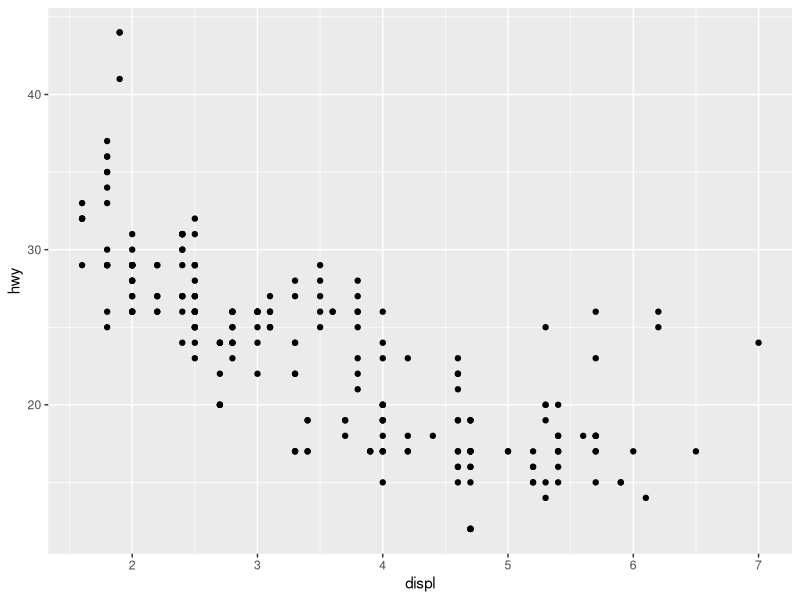
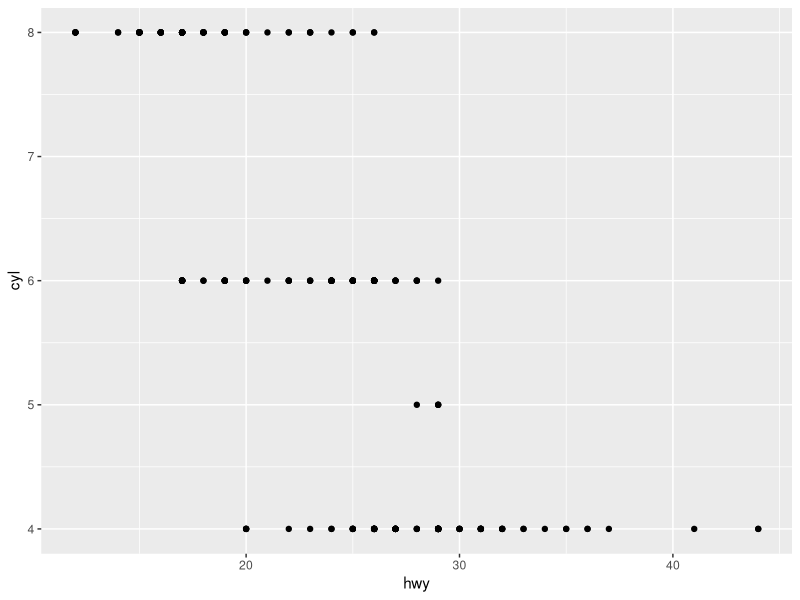
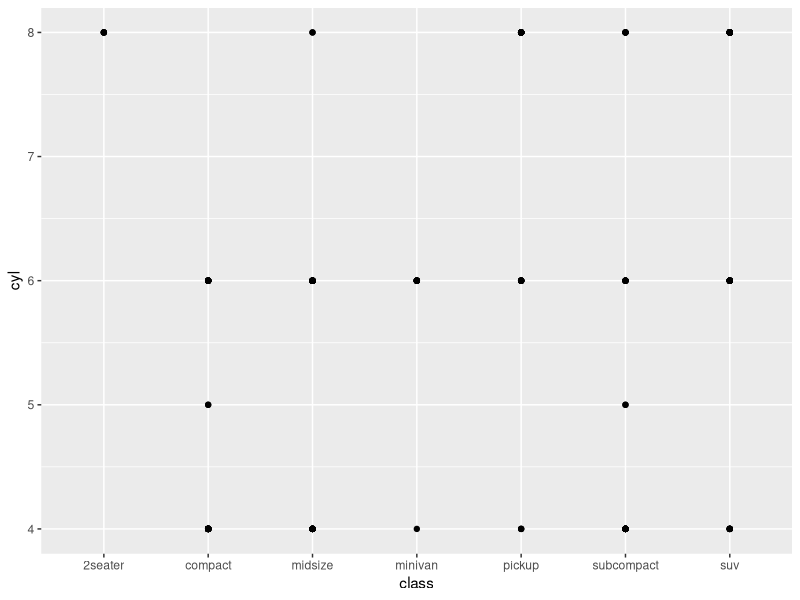
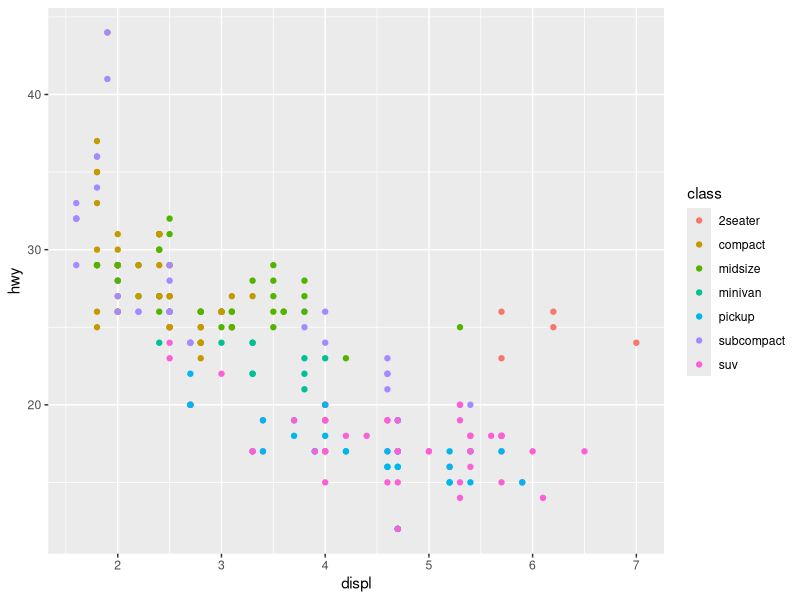
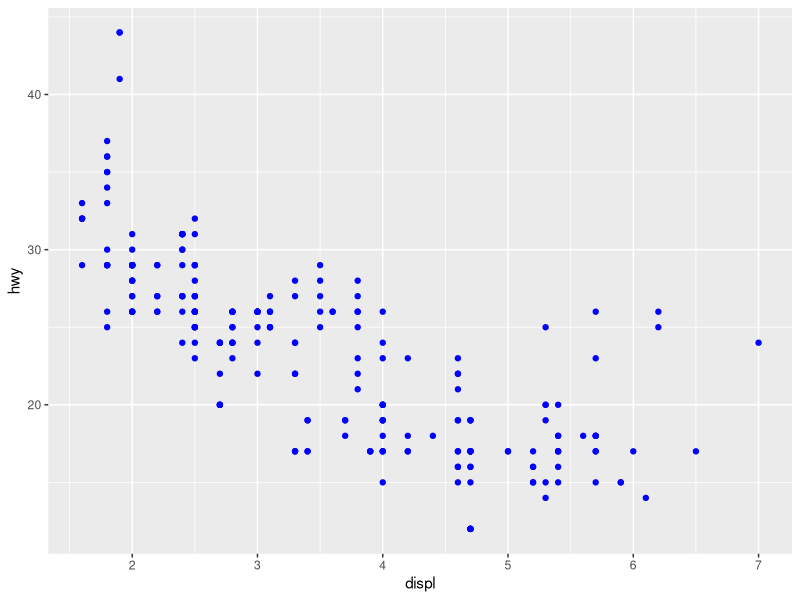
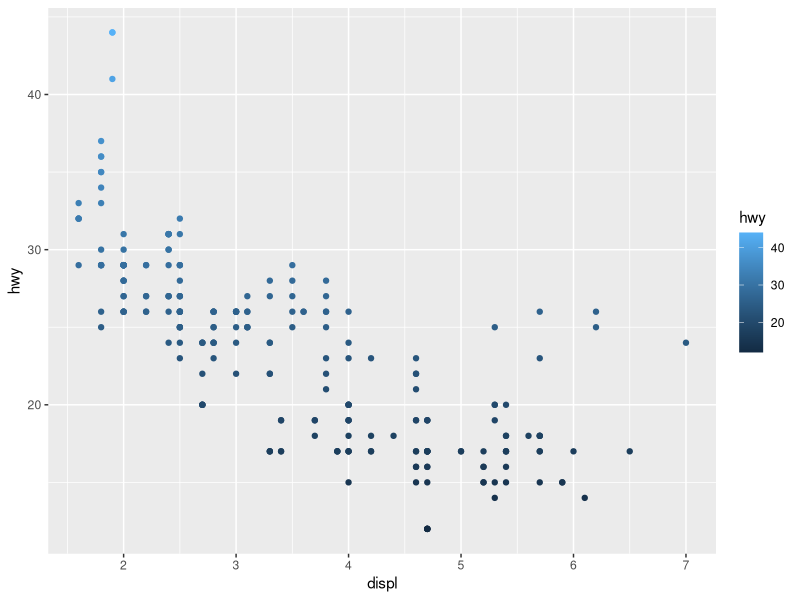
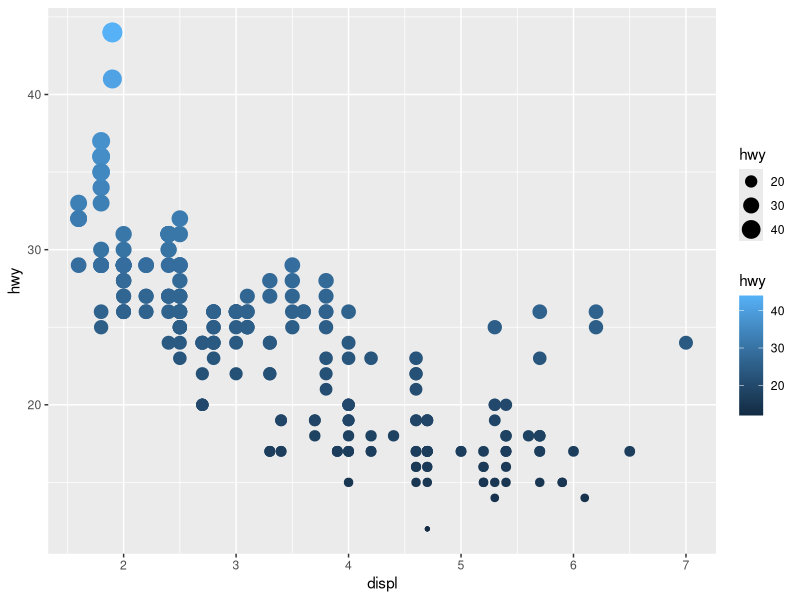
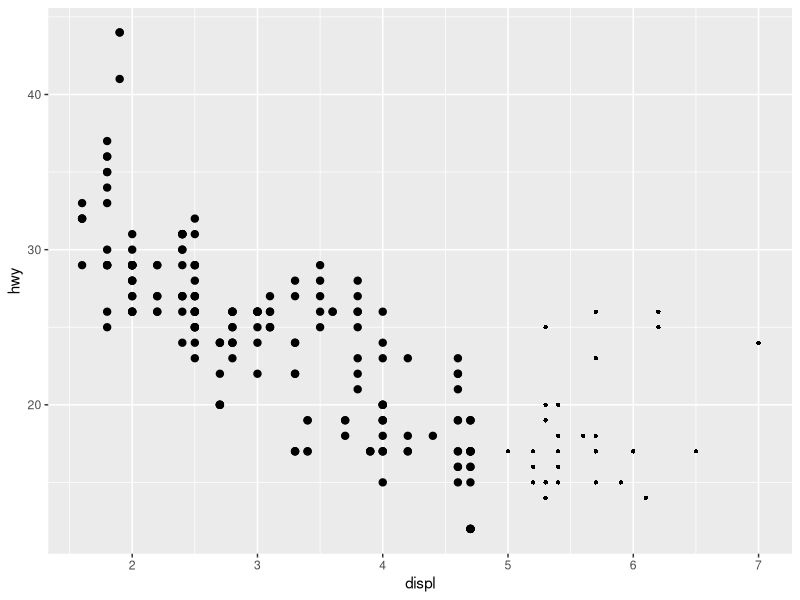

The R source for these figures, in order:
## ---- chunk 1
#install.packages("tidyverse")
library(tidyverse)
library(ggplot2)
## ---- chunk 2
mpg <- ggplot2::mpg # Assim posso carregar itens de uma lib sem carregar toda ela.
## ---- chunk 3
# displ -> tamanho do motor
# hwy -> consumo em rodovias

ggplot(data = mpg)+
  geom_point(mapping = aes(x = displ, y = hwy))
## ---- chunk 4
summary(mpg)
?mpg
## ---- chunk 5
ggplot(data = mpg)+
  geom_point(aes(x = hwy, y = cyl))
## ---- chunk 6
ggplot(data = mpg)+
  geom_point(aes(x = class, y = cyl))

# Não posso fazer um scatterplot pq tenho uma variável de categoria

ggplot(data = mpg)+
  geom_point(aes(x = displ, y = hwy, color = class))
## ---- chunk 7
ggplot(data = mpg)+
  geom_point(aes(x = displ, y = hwy), color = "blue")
## ---- chunk 8
ggplot(data = mpg)+
  geom_point(aes(x = displ, y = hwy, color = hwy))

ggplot(data = mpg)+
  geom_point(aes(x = displ, y = hwy, size = hwy, color = hwy))
## ---- chunk 9
?geom_point

ggplot(data = mpg)+
  geom_point(aes(x = displ, y = hwy, stroke = displ < 5))
## ---- chunk 10
ggplot(data = mpg)+
  geom_point(aes(x = displ, y = hwy))+
  facet_wrap(~ class, nrow = 2)

# Não faça isso aqui em baixo
ggplot(data = mpg)+
  geom_point(aes(x = displ, y = hwy))+
  facet_wrap(~ cty, nrow = 2)


# Itens em branco indicam que não tenho um relacionamento, no caso como exemplo não tenho relacionamento entre tração frontal e minivan
ggplot(data = mpg)+
  geom_point(aes(x = displ, y = hwy))+
  facet_grid(drv ~ class)

# Prova 
mpg[mpg$drv == 'r' & mpg$class == 'minivan', ]


## USANDO (.)

ggplot(data = mpg)+
  geom_point(aes(x = displ, y = hwy))+
  facet_grid(drv ~ .)


ggplot(data = mpg)+
  geom_point(aes(x = displ, y = hwy))+
  facet_grid(. ~ cyl)

?facet_wrap
?facet_grid
## ---- chunk 11

ggplot(data = mpg)+
  geom_point(mapping = aes(x = displ, y = hwy))

ggplot(data = mpg)+
  geom_smooth(mapping = aes(x = displ, y = hwy))

ggplot(data = mpg)+
  geom_smooth(mapping = aes(x = displ, y = hwy, linetype=drv))

# Agrupando data
ggplot(data = mpg)+
  geom_smooth(mapping = aes(x = displ, y = hwy, color=drv), show.legend = F)
## ---- chunk 12
ggplot(data = mpg, mapping = aes(x = displ, y = hwy))+
  geom_smooth()+
    geom_point(mapping = aes(color = class))
## ---- chunk 13
# se = se deve exibir o intervalo de confiança ao redor da linha
ggplot(data = mpg, mapping = aes(x = displ, y = hwy))+
  geom_smooth( data = filter(mpg, class == 'subcompact'), se = F)+
  geom_point(mapping = aes(color = class))
## ---- chunk 14
ggplot(data = mpg, mapping = aes(x = displ, y = hwy))+
  geom_line()
## ---- chunk 15
ggplot(data = mpg, mapping = aes(x = displ, y = hwy, color = drv))+
  geom_smooth(se = FALSE)+
  geom_point()
## ---- chunk 16
ggplot(data = mpg, mapping = aes(x = displ, y = hwy))+
  geom_smooth(se = FALSE)+
  geom_point()

ggplot(data = mpg, mapping = aes(x = displ, y = hwy, color = drv))+
  geom_smooth(se = F)+
  geom_point()

ggplot(data = mpg, mapping = aes(x = displ, y = hwy, color = drv))+
  geom_smooth(se = F, aes(linetype = drv))+
  geom_point()

ggplot(data = mpg, mapping = aes(x = displ, y = hwy))+
  geom_smooth(se = FALSE)+
  geom_point(aes(color = drv))

